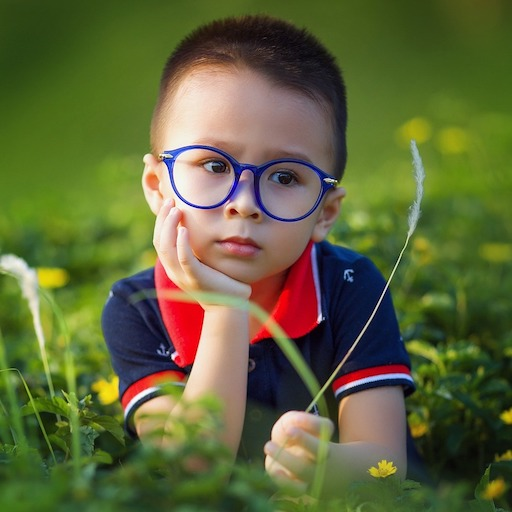
#> input picture labs/week2/data/images/sample.jpg, 512 x 512 px
$ python canny.py
#> lines starting #> are read from the running program, lines starting #| are printed output that depends on the picture; after the words box and inside, x2 and y2 are one past the last pixel; in counts of white or black regions, pixels touching at a corner belong together
# Copyright 2017 BIG VISION LLC ALL RIGHTS RESERVED
#
# This code is made available to the students of
# the online course titled "Computer Vision for Faces"
# by Satya Mallick for personal non-commercial use.
#
# Sharing this code is strictly prohibited without written
# permission from Big Vision LLC.
#
# For licensing and other inquiries, please email
# spmallick@bigvisionllc.com
#

import cv2
import numpy as np

lowThreshold = 50
highThreshold = 100

maxThreshold = 1000

apertureSizes = [3, 5, 7]
maxapertureIndex = 2
apertureIndex = 0

blurAmount = 0
maxBlurAmount = 20

# Function for all trackbar calls
def applyCanny():
	# Blur the image before edge detection
	if(blurAmount > 0):
		blurredSrc = cv2.GaussianBlur(src, (2 * blurAmount + 1, 2 * blurAmount + 1), 0);
	else:
		blurredSrc = src.copy()

	# Canny requires aperture size to be odd
	apertureSize = apertureSizes[apertureIndex];

	# Apply canny to detect the images
	edges = cv2.Canny( blurredSrc, lowThreshold, highThreshold, apertureSize = apertureSize )

	# Display images
	cv2.imshow("Edges",edges)

# Function to update low threshold value
def updateLowThreshold( *args ):
	global lowThreshold
	lowThreshold = args[0]
	applyCanny()
	pass

# Function to update high threshold value
def updateHighThreshold( *args ):
	global highThreshold
	highThreshold = args[0]
	applyCanny()
	pass

# Function to update blur amount
def updateBlurAmount( *args ):
	global blurAmount
	blurAmount = args[0]
	applyCanny()
	pass

# Function to update aperture index
def updateApertureIndex( *args ):
	global apertureIndex
	apertureIndex = args[0]
	applyCanny()
	pass

# Read lena image
src = cv2.imread('../data/images/sample.jpg', cv2.IMREAD_GRAYSCALE)
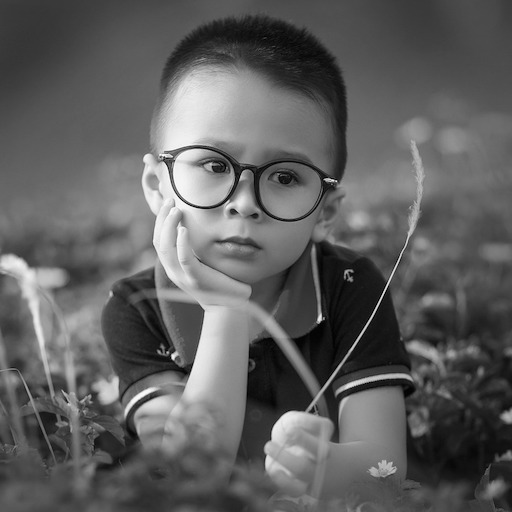
#> src: shape (512, 512); min 0, max 255, mean 94.7

edges = src.copy()
# Display images
cv2.imshow("Edges", src)
cv2.namedWindow("Edges", cv2.WINDOW_AUTOSIZE)

# Trackbar to control the low threshold
cv2.createTrackbar( "Low Threshold", "Edges", lowThreshold, maxThreshold, updateLowThreshold)

# Trackbar to control the high threshold
cv2.createTrackbar( "High Threshold", "Edges", highThreshold, maxThreshold, updateHighThreshold)

# Trackbar to control the aperture size
cv2.createTrackbar( "aperture Size", "Edges", apertureIndex, maxapertureIndex, updateApertureIndex)
#> slider 'aperture Size' is set to 1

# Trackbar to control the blur
cv2.createTrackbar( "Blur", "Edges", blurAmount, maxBlurAmount, updateBlurAmount)
#> slider 'Blur' is set to 6

cv2.waitKey(0)
#> in applyCanny, `edges = cv2.Canny( blurredSrc, lowThreshold, highThreshold, apertureSi..`:
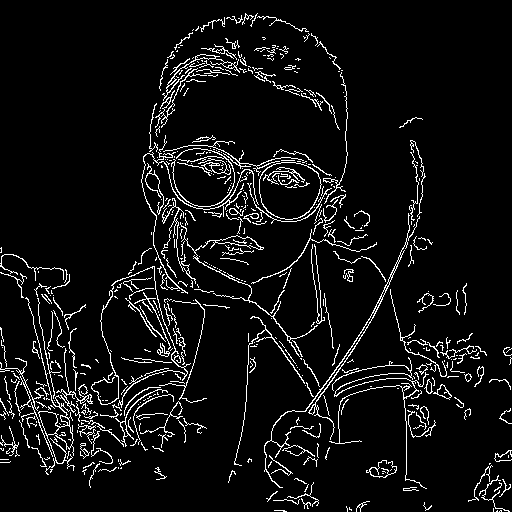
#> edges: shape (512, 512); 6.5% white in thin lines or dots
#> in applyCanny (call 3), `edges = cv2.Canny( blurredSrc, lowThreshold, highThreshold, apertureSi..`:
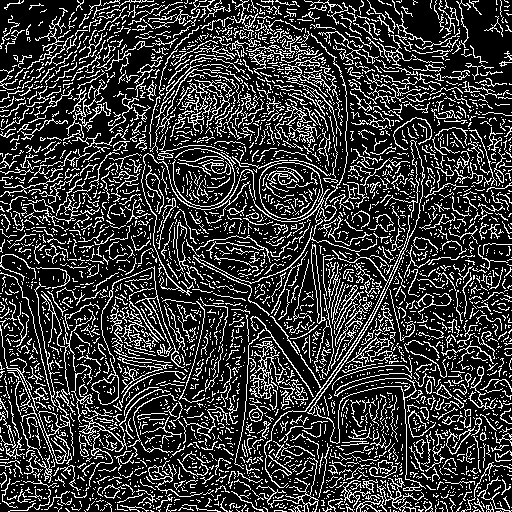
#> edges: shape (512, 512); 22.2% white in thin lines or dots
cv2.destroyAllWindows()

$ run again, with labs/week2/data/images/capsicum.jpg copied over labs/week2/data/images/sample.jpg
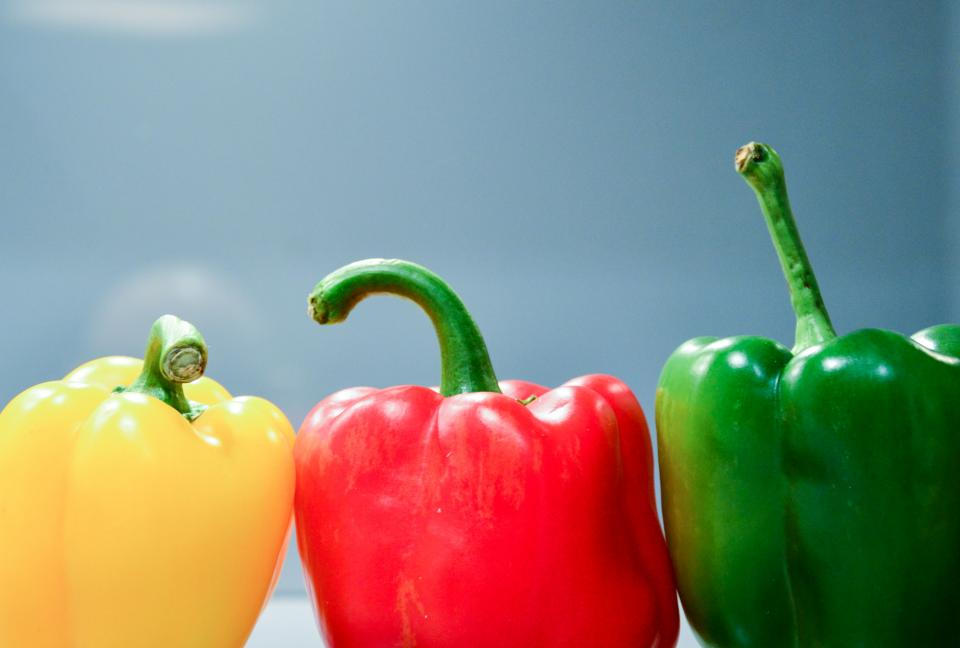
#> input picture labs/week2/data/images/capsicum.jpg, 960 x 648 px
#> in applyCanny, `edges = cv2.Canny( blurredSrc, lowThreshold, highThreshold, apertureSi..`:
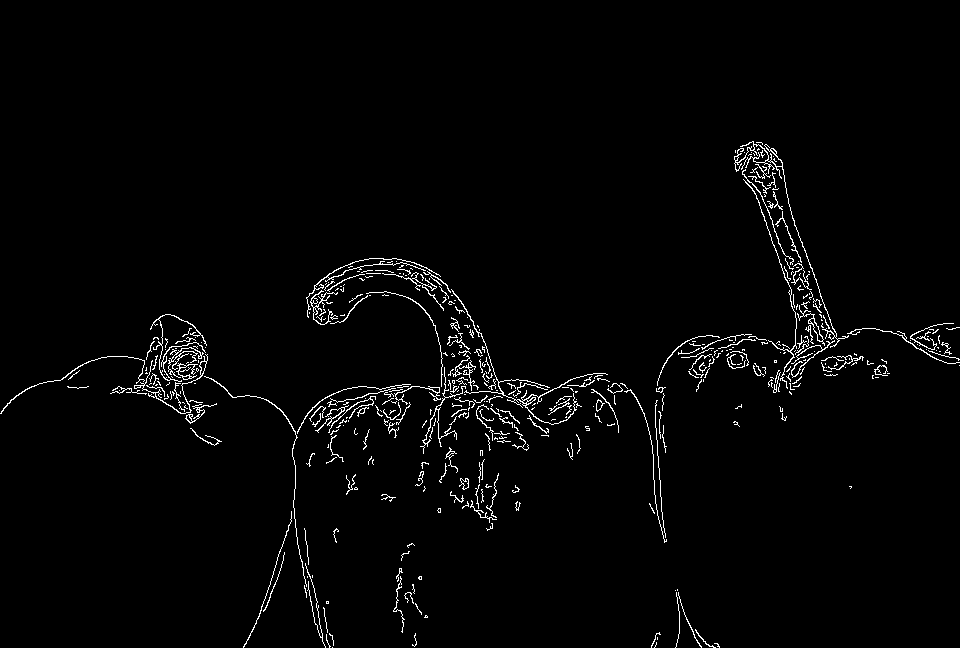
#> edges: shape (648, 960); 2.1% white in thin lines or dots, all inside (x1, y1, x2, y2) = (0, 141, 960, 648)
#> in applyCanny (call 3), `edges = cv2.Canny( blurredSrc, lowThreshold, highThreshold, apertureSi..`:
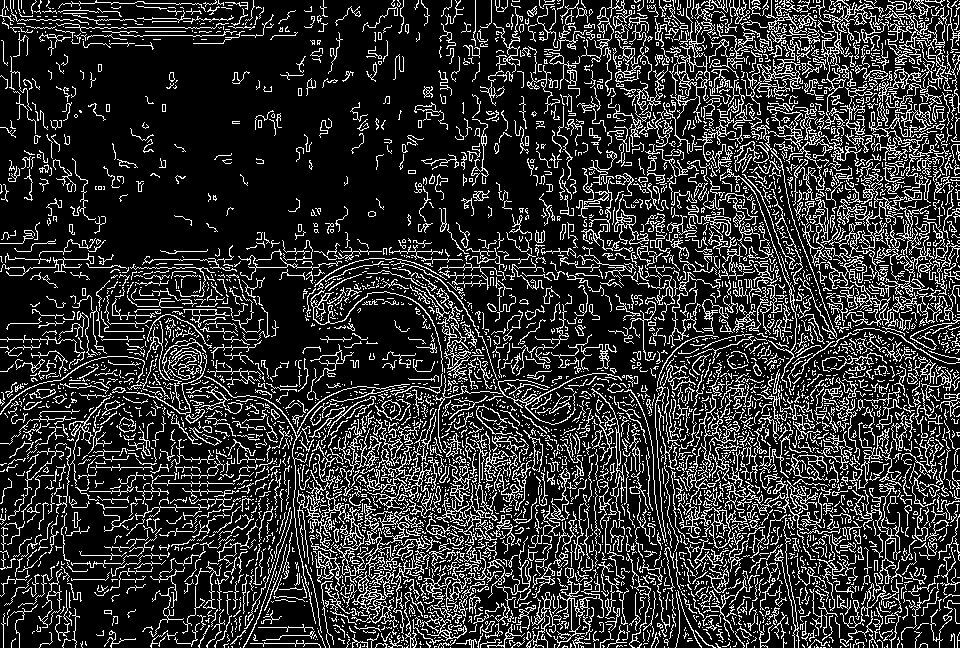
#> edges: shape (648, 960); 19.4% white in thin lines or dots

$ run again, with labs/week2/data/images/family.jpg copied over labs/week2/data/images/sample.jpg
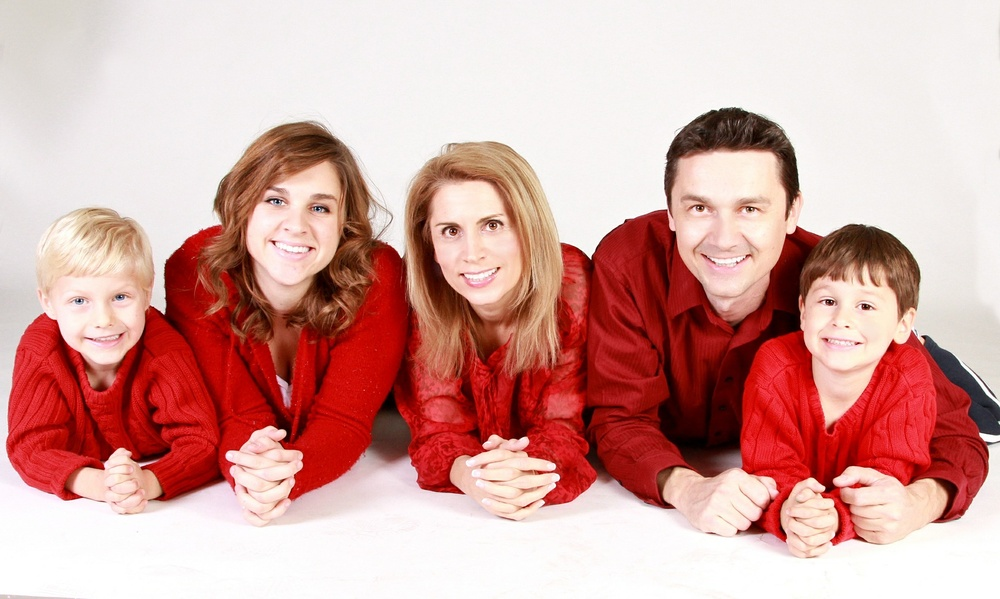
#> input picture labs/week2/data/images/family.jpg, 1000 x 599 px, shrunk from 1920 x 1150 before the run
#> in applyCanny, `edges = cv2.Canny( blurredSrc, lowThreshold, highThreshold, apertureSi..`:
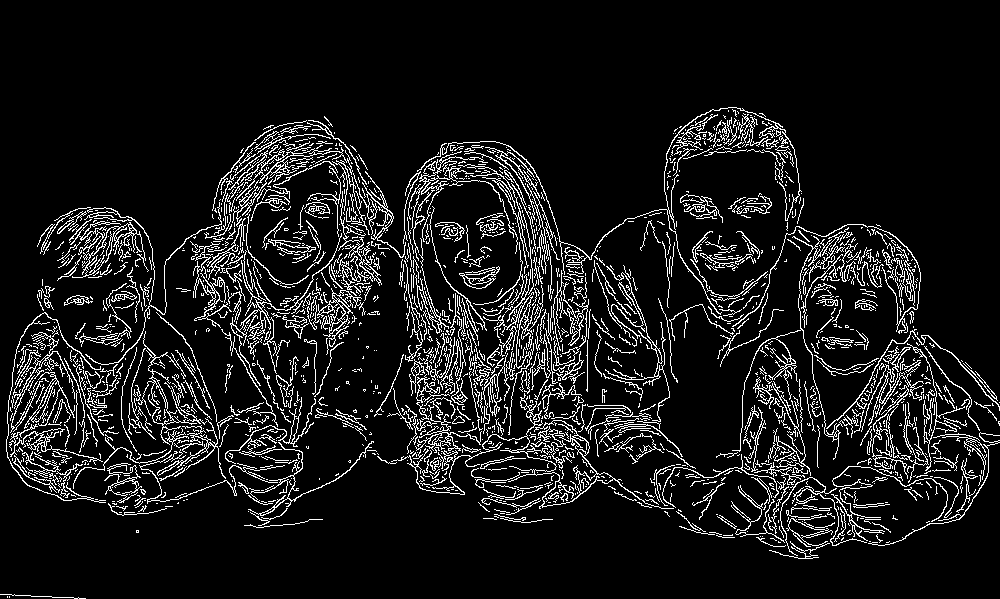
#> edges: shape (599, 1000); 9.5% white in thin lines or dots, all inside (x1, y1, x2, y2) = (0, 107, 1000, 599)
#> in applyCanny (call 3), `edges = cv2.Canny( blurredSrc, lowThreshold, highThreshold, apertureSi..`:
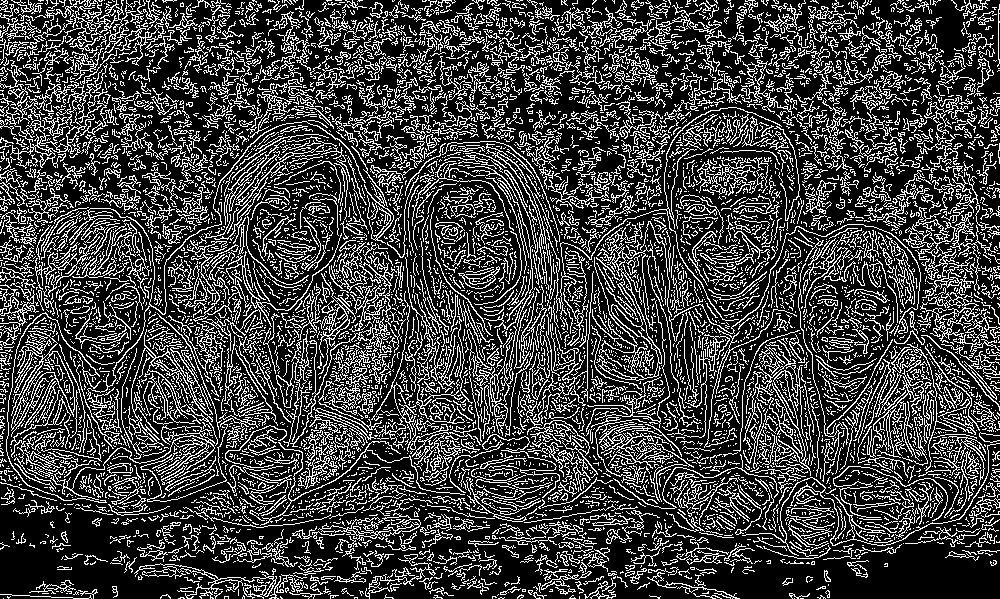
#> edges: shape (599, 1000); 25.4% white in thin lines or dots
